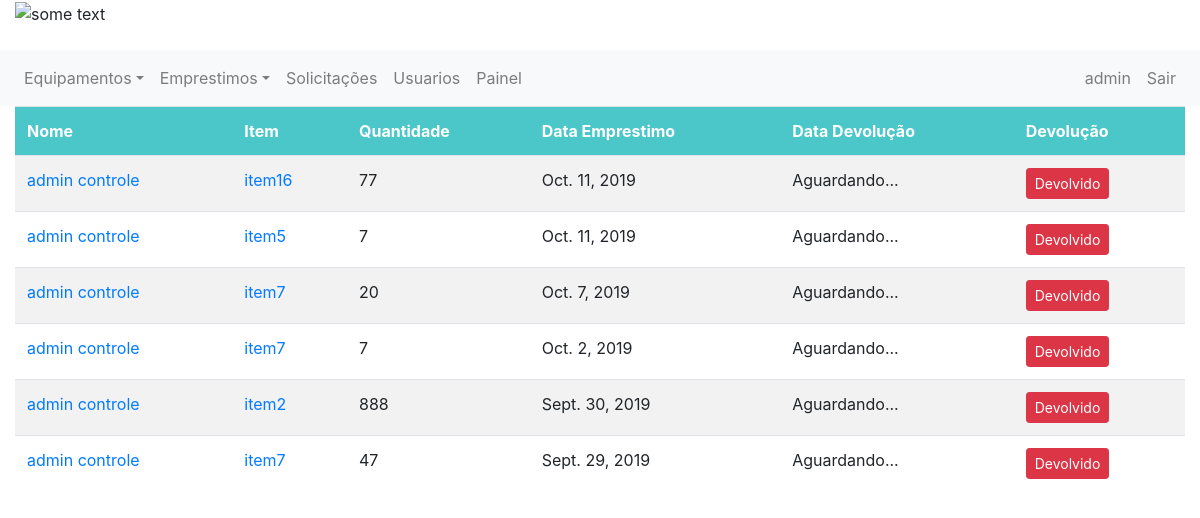
Page / (signed in) on the earlier database version.
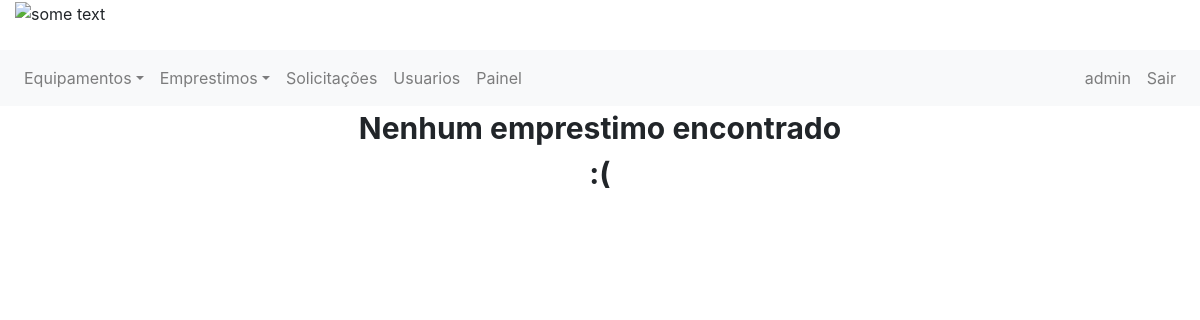
Same page on the later database version.
### emprestimo/models.py (models this page shows)
class Emprestimo(models.Model):
    equipamento = models.ForeignKey(Item, on_delete=models.CASCADE, related_name='item_emprestimo')
    solicitante = models.ForeignKey(Usuario, on_delete=models.CASCADE, related_name='usuario_emprestimo')
    tipo = models.ForeignKey(TipoEstadoEmprestimo, on_delete=models.CASCADE, related_name='tipo_emprestimo')
    estado = models.BooleanField(default=0)
    descricao = models.CharField(max_length=255)
    quantidade = models.IntegerField()
    data_emprestimo = models.DateField(null=False)
    data_devolucao = models.DateField(null=True)
    mensagem_rejeitado = models.CharField(max_length=255, null=True)
    mensagem_devolucao = models.CharField(max_length=255, null=True)

### controle/models.py (models this page shows, shortened)
class Usuario(models.Model):
    user = models.OneToOneField(User, related_name='profile', on_delete=models.CASCADE, null=True)
    telefone = models.IntegerField()
    tipo = models.ForeignKey(TipoUsuario, on_delete=models.CASCADE)

class Item(models.Model):
    nome = models.CharField(max_length=50)
    quantidade = models.IntegerField()
    tipo = models.ForeignKey(TipoEquipamento, on_delete=models.CASCADE)
    imagem = models.FileField(upload_to='documents/%Y/%m/%d', default='documents/1111/sem_foto.jpg')
    excluido = models.BooleanField(default=False)

### emprestimo/views.py (the view)
# urls.py: path('', exibir_emprestimos, name='root'),
@login_required
def exibir_emprestimos(request):
    emprestimos_ativos = Emprestimo.objects.filter(tipo=2).order_by('-data_emprestimo')
    paginator = Paginator(emprestimos_ativos, 8)
    page = request.GET.get('page')
    emprestimos_ativos = paginator.get_page(page)
    return render(request, 'emprestimos.html',
                  {'emprestimos': emprestimos_ativos,
                   'user_logado': get_usuario_logado(request)})

### emprestimo/views.py (called while the page is built)
def get_usuario_logado(request):
    return request.user

### controle/templates/emprestimos.html (shortened to what this page needs)
{% extends 'base.html' %}
{% block 'content' %}
    {% if emprestimos %}
        <table class="table table-hover">
            <tr>
                <th>Nome</th>
                <th>Item</th>
                <th>Quantidade</th>
                <th>Data Emprestimo</th>
                <th>Data Devolução</th>
                {% if user_logado.is_superuser %}
                    <th>Devolução</th>
                {% endif %}
            </tr>
          {% for emprestimo in emprestimos %}
              <tr>
                  <td> <a href="{% url 'exibe_um_usuario' emprestimo.solicitante.id %}"> {{emprestimo.solicitante.user.first_name }} {{emprestimo.solicitante.user.last_name}} </a> </td>
                  <td> <a href="{% url 'equipamento' emprestimo.equipamento.id %}">{{emprestimo.equipamento.nome}}</a></td>
                  <td>{{emprestimo.quantidade}}</td>
                  <td>{{emprestimo.data_emprestimo}}</td>
                  <td>
                      {% if emprestimo.data_devolucao == none %}
                          Aguardando...
                      {% else %}
                          {{emprestimo.data_devolucao}}
                      {% endif %}
                  </td>
              {% if user_logado.is_superuser %}
                  <td>
                      {% if emprestimo.data_devolucao == none %}
                      <a class="btn btn-sm btn-danger" href="" role="button" id="dropdownMenuLink" data-toggle="dropdown" aria-haspopup="true" aria-expanded="false">Devolvido</a>
                      {% endif %}
                  </td>
              {% endif %}
                </tr>
            {%endfor%}
      </table>
    {% else %}
        <p style="font-size: 30px; font-weight: bold; text-align:center">Nenhum emprestimo encontrado <br> :( </p>
    {% endif %}
<br>
{% endblock %}

### controle/templates/base.html (shortened to what this page needs)
{% load staticfiles %}
<!DOCTYPE html>
<html lang="pt" >
<head >
<link rel="stylesheet" href="https://stackpath.bootstrapcdn.com/bootstrap/4.3.1/css/bootstrap.min.css">
</head>
<body >
<header class="page-header" >
	<div class="">
    <div class="container-fluid" >
        <div class="row">
            <div class="col-12">
                <img src= "http://lims.ifpi.edu.br/images/logo.png" alt="some text" width=200 height=80>
            </div>
          </div>
    </div>
    <br>
    <div class="row" >
        <div class="col-12" >
            <nav class="navbar navbar-expand-sm navbar-light bg-light">
    <div class="collapse navbar-collapse" id="navbarCollapse">
        <div class="navbar-nav">
        <div class="nav-item dropdown">
                    <a href="#" class="nav-link dropdown-toggle" data-toggle="dropdown">Equipamentos</a>
                </div>
        <div class="nav-item dropdown">
            <a href="#" class="nav-link dropdown-toggle" data-toggle="dropdown">Emprestimos</a>
        </div>
            {% if user_logado.is_superuser %}
                <a class="nav-item nav-link" href="{% url 'exibir_solicitacoes' %}" >Solicitações </a>
                <a class="nav-item nav-link" href="{% url 'exibir_usuarios' %}" >Usuarios </a>
                <a class="nav-item nav-link" href="{% url 'painel_admin' %}" >Painel </a>
            {% endif %}
        </div>
        <div class="navbar-nav ml-auto">
            <a class="nav-item nav-link" href="{% url 'exibe_meu_perfil' %}">{{ user_logado.username }}</a>
            <a class="nav-item nav-link" href="{% url 'logout' %}">Sair</a>
        </div>
    </div>
</nav>
        </div>
    </div>
 </div>
</header>
<div class="container-fluid" >
    <div class="">
        <div class="" style=" ">
            {% block 'content' %}
            {% endblock %}
        </div>
    </div>
</div>
</body>
</html>

Differences in the rows shown:
removed Emprestimo: solicitante.user.first_name "admin", solicitante.user.last_name "controle", equipamento.nome "item16", quantidade "77", data_emprestimo "Oct. 11, 2019", shows "Aguardando...", shows "Devolvido"
removed Emprestimo: solicitante.user.first_name "admin", solicitante.user.last_name "controle", equipamento.nome "item5", quantidade "7", data_emprestimo "Oct. 11, 2019", shows "Aguardando...", shows "Devolvido"
removed Emprestimo: solicitante.user.first_name "admin", solicitante.user.last_name "controle", equipamento.nome "item7", quantidade "20", data_emprestimo "Oct. 7, 2019", shows "Aguardando...", shows "Devolvido"
removed Emprestimo: solicitante.user.first_name "admin", solicitante.user.last_name "controle", equipamento.nome "item7", quantidade "7", data_emprestimo "Oct. 2, 2019", shows "Aguardando...", shows "Devolvido"
removed Emprestimo: solicitante.user.first_name "admin", solicitante.user.last_name "controle", equipamento.nome "item2", quantidade "888", data_emprestimo "Sept. 30, 2019", shows "Aguardando...", shows "Devolvido"
removed Emprestimo: solicitante.user.first_name "admin", solicitante.user.last_name "controle", equipamento.nome "item7", quantidade "47", data_emprestimo "Sept. 29, 2019", shows "Aguardando...", shows "Devolvido"
Other differences:
text no longer shown: "Nome Item Quantidade Data Emprestimo Data Devolução Devolução"
text now shown: "Nenhum emprestimo encontrado :("
